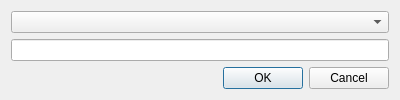
<?xml version="1.0" encoding="UTF-8"?>
<ui version="4.0">
 <class>GenericTextInputDialog</class>
 <widget class="QDialog" name="GenericTextInputDialog">
  <property name="geometry">
   <rect>
    <x>0</x>
    <y>0</y>
    <width>400</width>
    <height>93</height>
   </rect>
  </property>
  <property name="windowTitle">
   <string>Dialog</string>
  </property>
  <layout class="QVBoxLayout" name="verticalLayout">
   <item>
    <widget class="QComboBox" name="writingSystemCombo"/>
   </item>
   <item>
    <widget class="LingEdit" name="textEdit"/>
   </item>
   <item>
    <widget class="QDialogButtonBox" name="buttonBox">
     <property name="orientation">
      <enum>Qt::Horizontal</enum>
     </property>
     <property name="standardButtons">
      <set>QDialogButtonBox::Cancel|QDialogButtonBox::Ok</set>
     </property>
    </widget>
   </item>
  </layout>
 </widget>
 <customwidgets>
  <customwidget>
   <class>LingEdit</class>
   <extends>QLineEdit</extends>
   <header>lingedit.h</header>
  </customwidget>
 </customwidgets>
 <resources/>
 <connections>
  <connection>
   <sender>buttonBox</sender>
   <signal>accepted()</signal>
   <receiver>GenericTextInputDialog</receiver>
   <slot>accept()</slot>
   <hints>
    <hint type="sourcelabel">
     <x>248</x>
     <y>254</y>
    </hint>
    <hint type="destinationlabel">
     <x>157</x>
     <y>274</y>
    </hint>
   </hints>
  </connection>
  <connection>
   <sender>buttonBox</sender>
   <signal>rejected()</signal>
   <receiver>GenericTextInputDialog</receiver>
   <slot>reject()</slot>
   <hints>
    <hint type="sourcelabel">
     <x>316</x>
     <y>260</y>
    </hint>
    <hint type="destinationlabel">
     <x>286</x>
     <y>274</y>
    </hint>
   </hints>
  </connection>
 </connections>
</ui>
